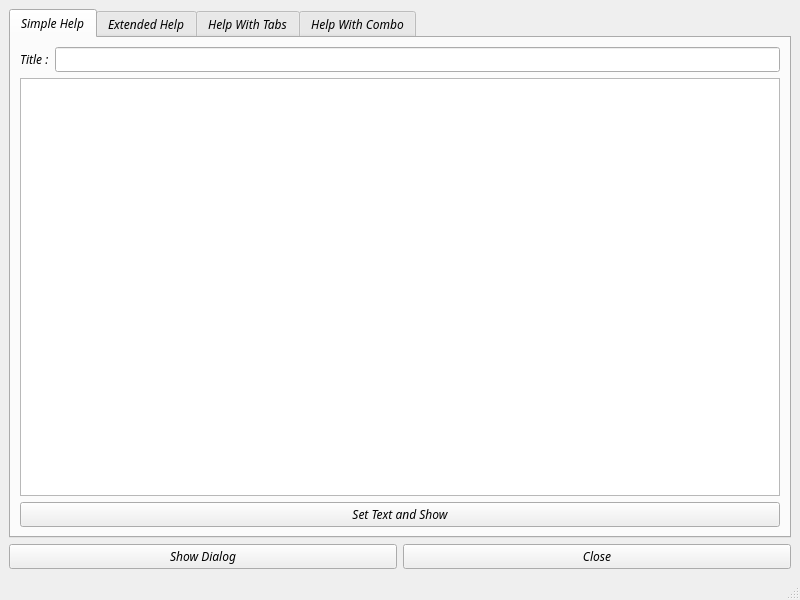
<?xml version="1.0" encoding="UTF-8"?>
<ui version="4.0">
 <class>MainWindow</class>
 <widget class="QMainWindow" name="MainWindow">
  <property name="geometry">
   <rect>
    <x>0</x>
    <y>0</y>
    <width>800</width>
    <height>600</height>
   </rect>
  </property>
  <property name="font">
   <font>
    <family>Source Code Pro</family>
    <italic>true</italic>
   </font>
  </property>
  <property name="windowTitle">
   <string>MainWindow</string>
  </property>
  <widget class="QWidget" name="centralwidget">
   <layout class="QGridLayout" name="gridLayout">
    <item row="2" column="0">
     <widget class="QPushButton" name="pushButton">
      <property name="text">
       <string>Show Dialog</string>
      </property>
     </widget>
    </item>
    <item row="2" column="1">
     <widget class="QPushButton" name="closeBtn">
      <property name="text">
       <string>Close</string>
      </property>
     </widget>
    </item>
    <item row="0" column="0" colspan="2">
     <widget class="QTabWidget" name="tabWidget">
      <property name="currentIndex">
       <number>0</number>
      </property>
      <widget class="QWidget" name="simpleHelp">
       <attribute name="title">
        <string>Simple Help</string>
       </attribute>
       <layout class="QGridLayout" name="gridLayout_2">
        <item row="0" column="0">
         <widget class="QLabel" name="label">
          <property name="text">
           <string>Title :</string>
          </property>
         </widget>
        </item>
        <item row="0" column="1">
         <widget class="QLineEdit" name="lineEdit"/>
        </item>
        <item row="2" column="0" colspan="2">
         <widget class="QPushButton" name="pushButton_2">
          <property name="text">
           <string>Set Text and Show</string>
          </property>
         </widget>
        </item>
        <item row="1" column="0" colspan="2">
         <widget class="QMarkdownTextEdit" name="simpleEditor">
          <property name="font">
           <font>
            <family>Source Code Pro</family>
            <italic>true</italic>
           </font>
          </property>
         </widget>
        </item>
       </layout>
      </widget>
      <widget class="QWidget" name="extendedHelp">
       <attribute name="title">
        <string>Extended Help</string>
       </attribute>
       <layout class="QGridLayout" name="gridLayout_3">
        <item row="0" column="0">
         <widget class="QLabel" name="label_2">
          <property name="text">
           <string>Title :</string>
          </property>
         </widget>
        </item>
        <item row="0" column="1">
         <widget class="QLineEdit" name="lineEdit_2"/>
        </item>
        <item row="1" column="0" colspan="2">
         <widget class="QMarkdownTextEdit" name="editor_2"/>
        </item>
        <item row="2" column="0" colspan="2">
         <widget class="QPushButton" name="pushButton_3">
          <property name="text">
           <string>Set Text and Show</string>
          </property>
         </widget>
        </item>
       </layout>
      </widget>
      <widget class="QWidget" name="tab">
       <attribute name="title">
        <string>Help With Tabs</string>
       </attribute>
       <layout class="QGridLayout" name="gridLayout_4">
        <item row="0" column="0">
         <widget class="QLabel" name="label_3">
          <property name="text">
           <string>Title :</string>
          </property>
         </widget>
        </item>
        <item row="0" column="1">
         <widget class="QLineEdit" name="lineEdit_3"/>
        </item>
        <item row="1" column="0" colspan="2">
         <widget class="QMarkdownTextEdit" name="editor_3"/>
        </item>
        <item row="2" column="0" colspan="2">
         <widget class="QPushButton" name="pushButton_4">
          <property name="text">
           <string>Set Text and Show</string>
          </property>
         </widget>
        </item>
       </layout>
      </widget>
      <widget class="QWidget" name="tab_2">
       <attribute name="title">
        <string>Help With Combo</string>
       </attribute>
       <layout class="QGridLayout" name="gridLayout_5">
        <item row="0" column="0">
         <widget class="QLabel" name="label_4">
          <property name="text">
           <string>Title :</string>
          </property>
         </widget>
        </item>
        <item row="0" column="1">
         <widget class="QLineEdit" name="lineEdit_4"/>
        </item>
        <item row="1" column="0" colspan="2">
         <widget class="QMarkdownTextEdit" name="editor_4"/>
        </item>
        <item row="2" column="0" colspan="2">
         <widget class="QPushButton" name="pushButton_5">
          <property name="text">
           <string>Set Text and Show</string>
          </property>
         </widget>
        </item>
       </layout>
      </widget>
     </widget>
    </item>
   </layout>
  </widget>
  <widget class="QMenuBar" name="menubar">
   <property name="geometry">
    <rect>
     <x>0</x>
     <y>0</y>
     <width>800</width>
     <height>24</height>
    </rect>
   </property>
  </widget>
  <widget class="QStatusBar" name="statusbar"/>
 </widget>
 <customwidgets>
  <customwidget>
   <class>QMarkdownTextEdit</class>
   <extends>QPlainTextEdit</extends>
   <header>qmarkdowntextedit/qmarkdowntextedit.h</header>
  </customwidget>
 </customwidgets>
 <resources/>
 <connections/>
</ui>
